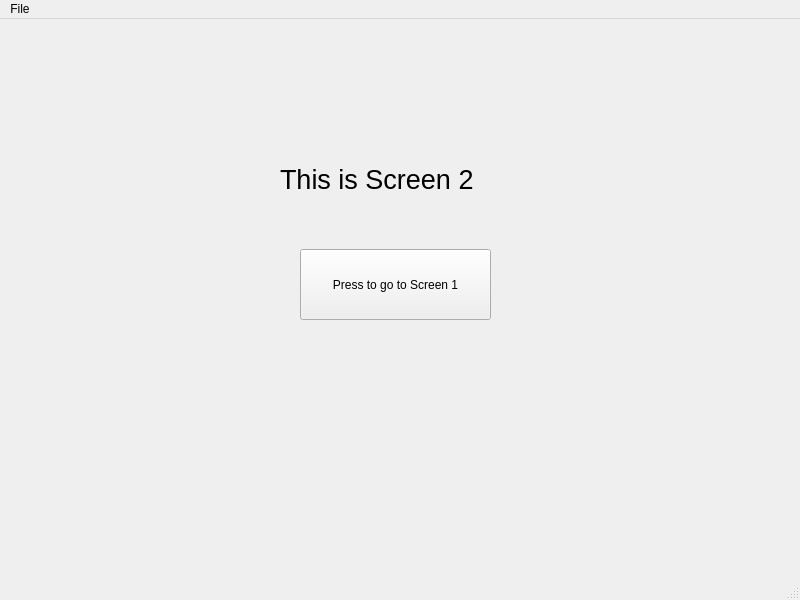
<?xml version="1.0" encoding="UTF-8"?>
<ui version="4.0">
 <class>MainWindow</class>
 <widget class="QMainWindow" name="MainWindow">
  <property name="geometry">
   <rect>
    <x>0</x>
    <y>0</y>
    <width>800</width>
    <height>600</height>
   </rect>
  </property>
  <property name="windowTitle">
   <string>MainWindow</string>
  </property>
  <widget class="QWidget" name="centralwidget">
   <widget class="QPushButton" name="button1">
    <property name="geometry">
     <rect>
      <x>300</x>
      <y>230</y>
      <width>191</width>
      <height>71</height>
     </rect>
    </property>
    <property name="text">
     <string>Press to go to Screen 1</string>
    </property>
   </widget>
   <widget class="QLabel" name="label1">
    <property name="geometry">
     <rect>
      <x>280</x>
      <y>130</y>
      <width>231</width>
      <height>61</height>
     </rect>
    </property>
    <property name="font">
     <font>
      <pointsize>20</pointsize>
     </font>
    </property>
    <property name="text">
     <string>This is Screen 2</string>
    </property>
   </widget>
  </widget>
  <widget class="QMenuBar" name="menubar">
   <property name="geometry">
    <rect>
     <x>0</x>
     <y>0</y>
     <width>800</width>
     <height>26</height>
    </rect>
   </property>
   <widget class="QMenu" name="menuFile">
    <property name="title">
     <string>File</string>
    </property>
   </widget>
   <addaction name="menuFile"/>
  </widget>
  <widget class="QStatusBar" name="statusbar"/>
 </widget>
 <resources/>
 <connections/>
</ui>
